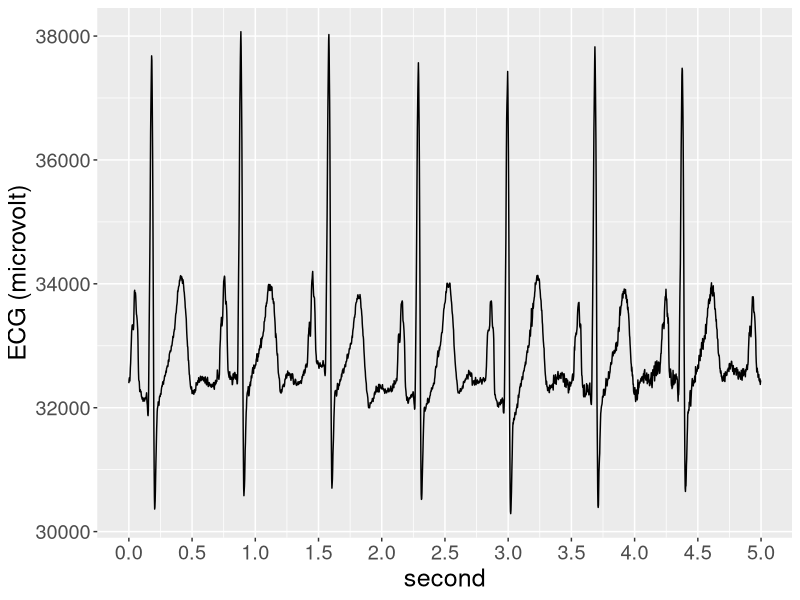
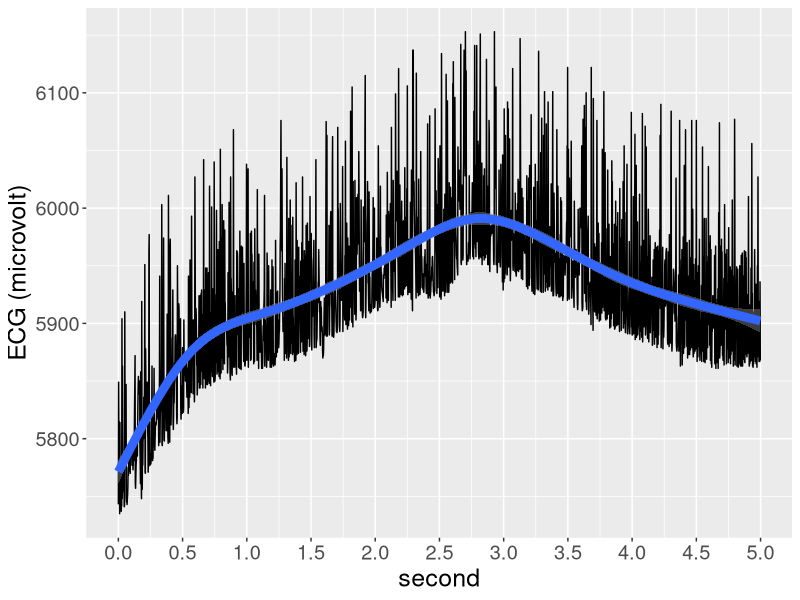
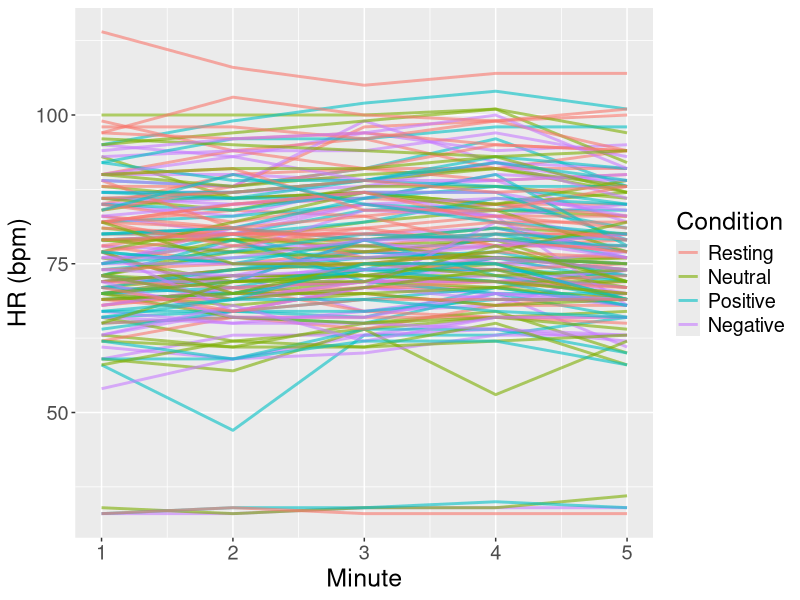
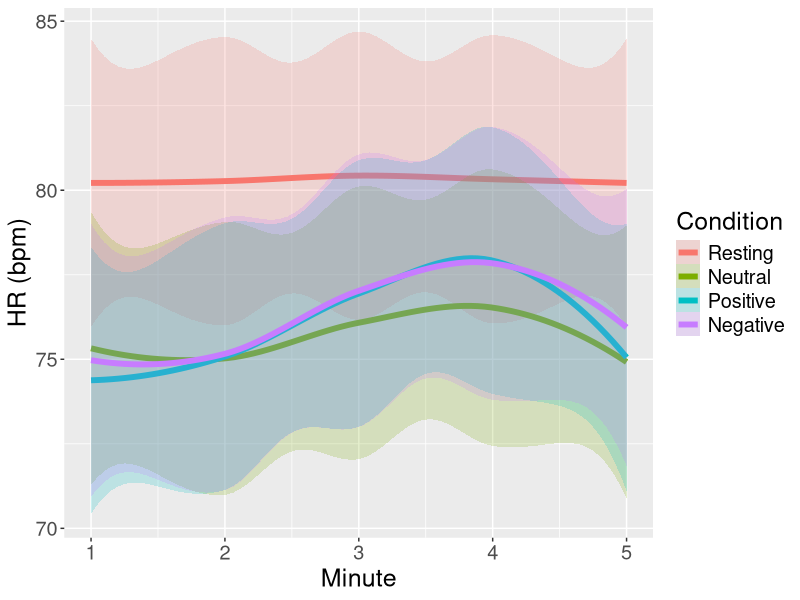

Reproduce these figures in R, in order. (Note: this script raises an error after producing the figures.)
## ---- chunk 1
rm(list=ls())
library(glmmTMB)
library(effects)
phy = read.csv("Data/PhysiologicalDataProcessed.csv")
phy_raw_sample = read.csv("Data/PhysiologicalRawData_sample.csv")

phy$Condition = factor(phy$Condition, levels=c("Resting","Neutral","Positive","Negative"))
## ---- chunk 2
head(phy_raw_sample)
## ---- chunk 3
#| code-fold: true
library(ggplot2)

ggplot(phy_raw_sample[1:2500,],aes(x=second,y=ECG))+
  geom_line()+
  scale_x_continuous(breaks=seq(0,100,.5))+
  theme(text=element_text(size=18))+
  ylab("ECG (microvolt)")
## ---- chunk 4
#| code-fold: true
ggplot(phy_raw_sample[1:2500,],aes(x=second,y=EDA))+
  geom_line()+
  scale_x_continuous(breaks=seq(0,100,.5))+
  geom_smooth(linewidth=3)+
  theme(text=element_text(size=18))+
  ylab("ECG (microvolt)")
## ---- chunk 5
phy[1:10,]
## ---- chunk 6
ggplot(phy,aes(x=Minute,y=HR,color=Condition))+
  geom_line(aes(x=Minute,y=HR,group=paste0(ID,Condition)),alpha=.6,linewidth=1)+
  theme(text=element_text(size=18))+
  ylab("HR (bpm)")
## ---- chunk 7
ggplot(phy,aes(x=Minute,y=HR,color=Condition,fill=Condition))+
  geom_smooth(alpha=.2,linewidth=2)+
  theme(text=element_text(size=18))+
  ylab("HR (bpm)")
## ---- chunk 8
fit_hr_Multiplicative = glmmTMB(
  HR ~ Minute * Condition + (1|ID),
  dispformula = ~ Condition,
  data = phy
)
fit_hr_Additive = glmmTMB(
  HR ~ Minute + Condition + (1|ID),
  dispformula = ~ Condition,
  data = phy
) 

anova(fit_hr_Multiplicative, fit_hr_Additive)
## ---- chunk 9
# see summary of model coefficients
summary(fit_hr_Additive)

# plot predicted effects
plot(allEffects(fit_hr_Additive))
## ---- chunk 10
ggplot(phy,aes(x=Minute,y=SCR,color=Condition))+
  geom_line(aes(x=Minute,y=SCR,group=paste0(ID,Condition)),alpha=.6,linewidth=1)+
  theme(text=element_text(size=18))+
  ylab("SCR (microsiemens)")
## ---- chunk 11
phy$SCR[phy$SCR>600] = NA
ggplot(phy,aes(x=Minute,y=SCR,color=Condition))+
  geom_line(aes(x=Minute,y=SCR,group=paste0(ID,Condition)),alpha=.6,linewidth=1)+
  theme(text=element_text(size=18))+
  ylab("SCR (microsiemens)")
## ---- chunk 12
ggplot(phy,aes(x=Minute,y=SCR,color=Condition,fill=Condition))+
  geom_smooth(alpha=.2,linewidth=2)+
  theme(text=element_text(size=18))+
  ylab("SCR (microsiemens)")
## ---- chunk 13
fit_scr_Multiplicative = glmmTMB(
  SCR ~ Minute * Condition + (1|ID),
  dispformula = ~ Condition,
  family = gaussian(link="log"),
  data = phy
)
fit_scr_Additive = glmmTMB(
  SCR ~ Minute + Condition + (1|ID),
  dispformula = ~ Condition,
  family = gaussian(link="log"),
  data = phy
) 

anova(fit_scr_Multiplicative, fit_scr_Additive)
## ---- chunk 14
# see summary of model coefficients
summary(fit_scr_Additive)

# plot predicted effects
plot(allEffects(fit_scr_Additive))
